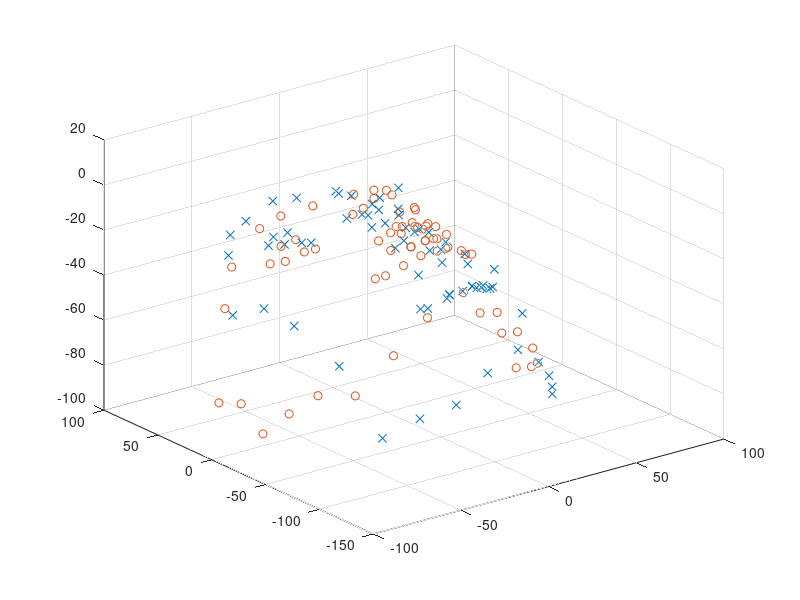

Here is the MATLAB script that generated this plot: (Note: this script raises an error after producing the figure.)
clear, close all

%% load my model
%load('myModel_combine.mat');
%load('myModel_pitch.mat');
%load('myModel_yaw.mat');
%load('myModel_roll.mat');
%load('myModel_scale.mat');

load('landmark_3d_ori.mat');
load('landmark_3d_trans.mat');
landmarkSource = landmark3d_trans;
landmarkTarget = landmark3d_ori;
figure()
VectorOfHandles(1) = scatter3(landmarkSource(:,1), landmarkSource(:, 2),landmarkSource(:, 3),'x');hold on
VectorOfHandles(2) = scatter3(landmarkTarget(:,1), landmarkTarget(:, 2),landmarkTarget(:, 3), 'o');

%plotModel(landmarkTarget, landmarkSource, rotateAngle);

%% transformation 2D
fixedPoints_2d = getPt(landmarkTarget(:, 1:2));
movingPoints_2d = getPt(landmarkSource(:, 1:2));

tform_2d = fitgeotrans(movingPoints_2d,fixedPoints_2d,'affine');
[transX_2d, transY_2d] = transformPointsForward(tform_2d,...
    landmarkSource(:,1),landmarkSource(:,2)); 


%% transformation 3D

fixedPoints_3d = getPt(landmarkTarget);
fixedPoints_3d = [fixedPoints_3d, ones(3,1)];
movingPoints_3d = getPt(landmarkSource);
movingPoints_3d = [movingPoints_3d, ones(3,1)];

similarity_matrix = movingPoints_3d \ fixedPoints_3d ;
similarity_matrix(:,4)=[0 0 0 1];
tform_3d = affine3d(similarity_matrix);
[transX_3d, transY_3d, transZ_3d] = transformPointsForward(tform_3d,...
    landmarkSource(:,1),landmarkSource(:,2),landmarkSource(:,3));

%% comparing and plotting
figure()
% 2D
subplot(1,2,1)
plot(transX_2d,transY_2d, 'x');
hold on,
plot(landmarkTarget(:, 1), landmarkTarget(:, 2), 'o');
title('Geometric Transformation in 2D Space');
set(gca,'FontSize',14);
legend('Warped landmarks', 'Target landmarks');
%ylim([150 600]);

% 3D
subplot(1,2,2)
%[X, Y, Z] = getXYZ(landmarkTarget(:, 1),landmarkTarget(:, 2),landmarkTarget(:, 3));
%mesh(X,Y,Z);
scatter3(landmarkTarget(:, 1),landmarkTarget(:, 2),landmarkTarget(:, 3));
rotate3d on; hold on,
VectorOfHandles(1) = scatter3(transX_3d,transY_3d,transZ_3d,'x');
VectorOfHandles(2) = scatter3(landmarkTarget(:,1), landmarkTarget(:, 2),landmarkTarget(:, 3), 'o');
title('Geometric Transformation in 3D Space');
set(gca,'FontSize',14);
%legend(VectorOfHandles,{'Warped landmarks', 'Target landmarks'});
%zlim([0 45]);


function [X, Y, Z] = getXYZ(x,y,z)
dx=1;
dy=1;
x_edge=[floor(min(x)):dx:ceil(max(x))];
y_edge=[floor(min(y)):dy:ceil(max(y))];
[X,Y]=meshgrid(x_edge,y_edge);
F = TriScatteredInterp(x,y,z);
Z= F(X,Y);
end


function Pt3 = getPt(landmark)
% size of landmark should be 68 * 2 or 68 * 3.
% outputs are points of middle of left and right eyes, and nose.

eyeL=mean(landmark(37:40,:));
eyeR=mean(landmark(43:46,:));
Pt3 = [eyeL; eyeR; landmark(34,:)];

end
